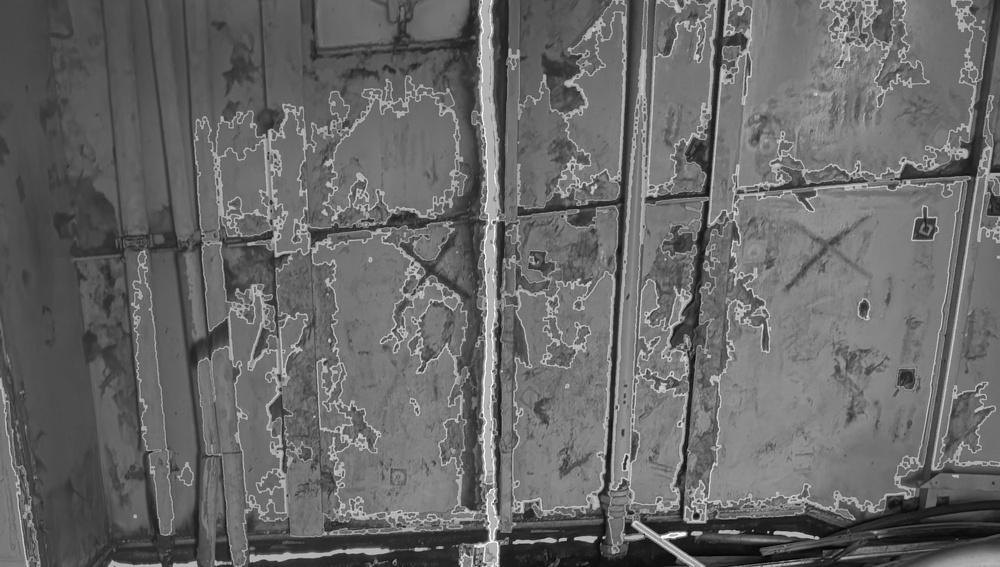
#> input picture inputs/blended_image.jpg, 1000 x 567 px, shrunk from 2893 x 1641 before the run
$ python -i edge_detection.py   (imports and definitions only)   (older library calls are emulated)
#> lines starting #> are read from the running program, lines starting #| are printed output that depends on the picture
#> further down, picture is the input picture: shape (567, 1000, 3); min 0, max 255, mean 104
import cv2
import numpy as np

class EdgeDetector:
	def __init__(self, image):
		self.image = cv2.cvtColor(image, cv2.COLOR_BGR2GRAY)

	def canny_edge(self, lower_threshold=100, upper_threshold=200):
		edges = cv2.Canny(self.image, lower_threshold, upper_threshold, L2gradient=True)
		return edges

	def sobel(self, dx=1, dy=1, ksize=3):
		sobel = cv2.Sobel(self.image, cv2.CV_64F, dx, dy, ksize=ksize)
		return cv2.convertScaleAbs(sobel)

	def scharr(self, dx=1, dy=1):
		scharr = cv2.Scharr(self.image, cv2.CV_64F, dx, dy)
		return cv2.convertScaleAbs(scharr)

	def prewitt(self):

		kernel_x = np.array([[1,0,-1],
							[1,0,-1],
							[1,0,-1]], dtype=np.float32)


		kernel_y = np.array([[1,1,1],
							[0,0,0],
							[-1,-1,-1]], dtype=np.float32)

		prewitt_x = cv2.filter2D(self.image, -1, kernel_x)
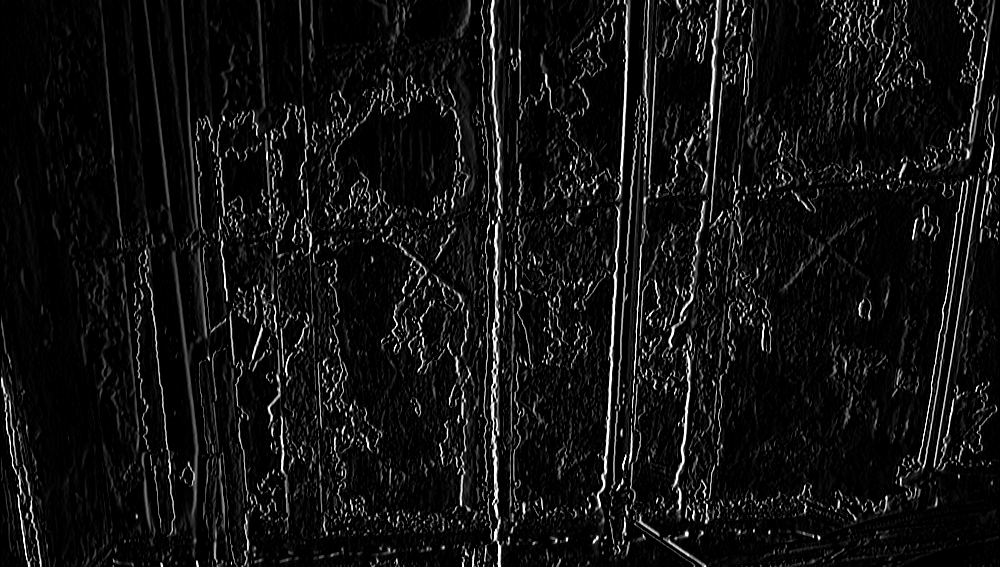
#> prewitt_x: shape (567, 1000); min 0, max 255, mean 17.6
		prewitt_y = cv2.filter2D(self.image, -1, kernel_y)
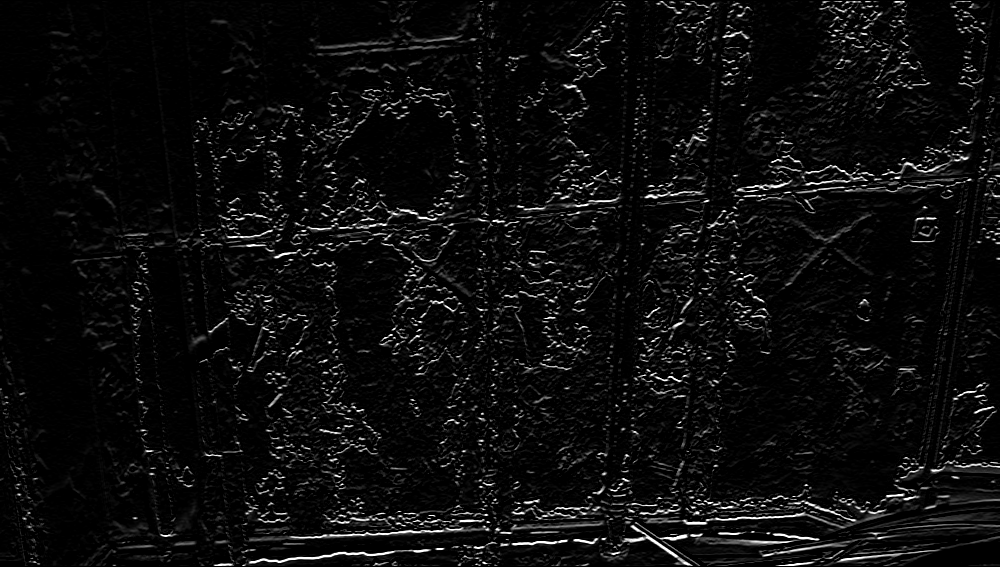
#> prewitt_y: shape (567, 1000); min 0, max 255, mean 12.5

		prewitt = cv2.magnitude(prewitt_x.astype(np.float32),
								prewitt_y.astype(np.float32))
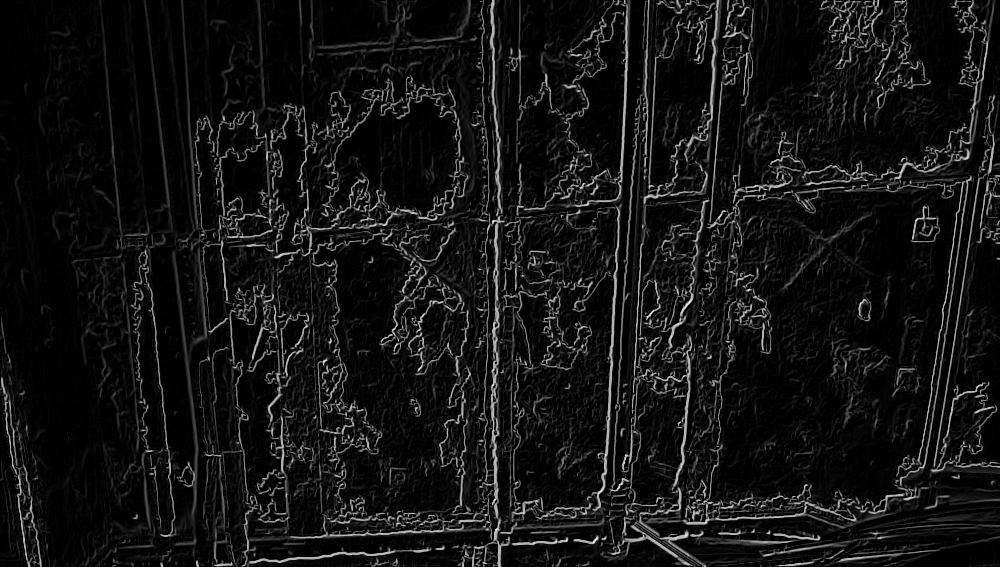
#> prewitt: shape (567, 1000) float32; min 0, max 360.6, mean 27.2; drawn with min black and max white

		return cv2.convertScaleAbs(prewitt)
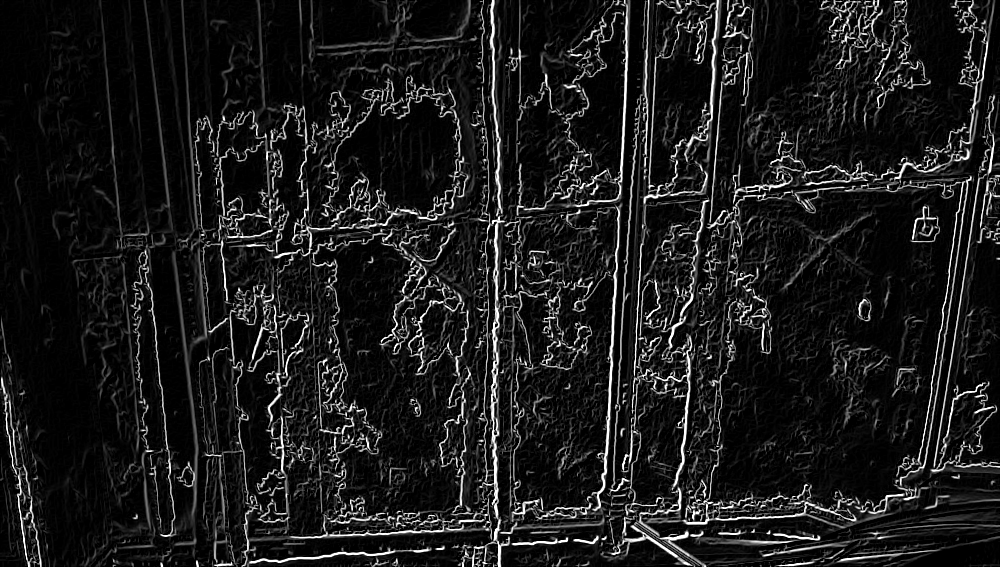
#> returned value: shape (567, 1000); min 0, max 255, mean 27.1

	# [74 lines left out: functions canny_scharr_gradient, canny_non_max_suppression, canny_hysteresis, not called in this run]

>>> import cv2
>>> picture = cv2.imread('../inputs/blended_image.jpg')
>>> result = EdgeDetector(picture).prewitt()
